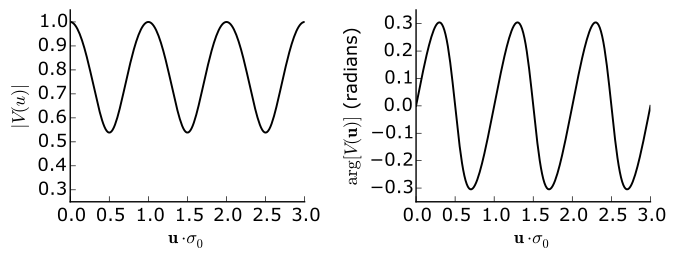

Write Python code to recreate this figure.
from plotTools import *

f1=1
f2=0.3
fig = pl.figure(figsize=(10*0.7,4*0.7))
x=linspace(0,3,200)
y=(f1+f2*exp(1j*2*pi*x))/(f1+f2)
ax = fig.add_subplot(1,2,1)
UnBox()
ax.plot(x,abs(y))
pl.xlabel(r"${\bf u}\cdot{\bf\sigma}_0$")
pl.ylabel(r"$\left|V(u)\right|$")
pl.ylim(0.25,1.05)
ax = fig.add_subplot(1,2,2)
UnBox()
ax.plot(x,angle(y,deg=False))
#ax.plot(x,17*sin(2*pi*x))
pl.xlabel(r"${\bf u}\cdot{\bf\sigma}_0$")
pl.ylabel(r"${\rm arg}\left[V({\bf u})\right]$ (radians)")
ylim(-0.35,0.35)
Monochrome()
tight_layout()
SaveFigure("binaryvis.pdf")
